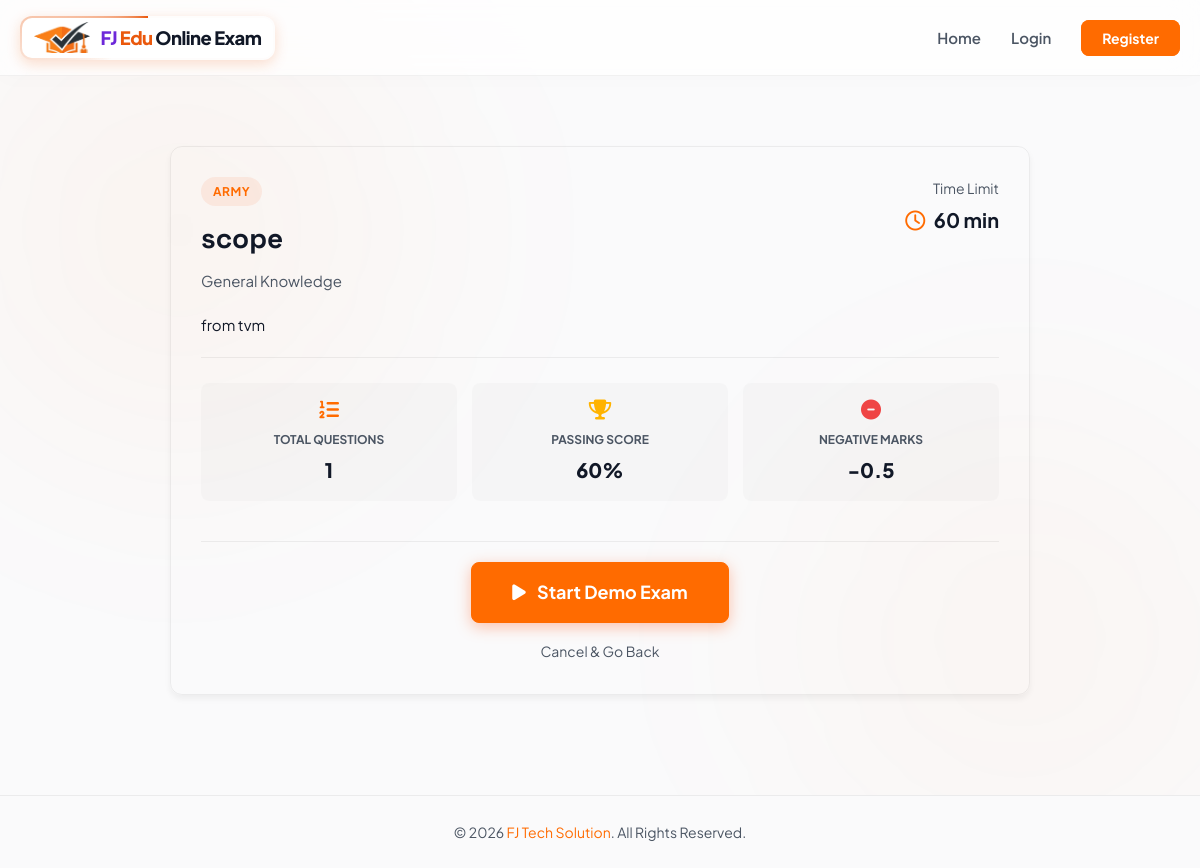
Page /quiz/1/demo/overview/ on the committed database.
### quiz/models.py (models this page shows, shortened)
class Quiz(models.Model):
    title = models.CharField(max_length=255)
    description = models.TextField(blank=True, help_text="Short description of the quiz")
    category = models.ForeignKey(Category, on_delete=models.SET_NULL, null=True, blank=True, related_name='quizzes')
    subject = models.ForeignKey(Subject, on_delete=models.SET_NULL, null=True, blank=True, related_name='quizzes')
    academic_year = models.CharField(max_length=50, default="2025-2026", blank=True, null=True)
    unit = models.CharField(max_length=50, default="Unit 1", blank=True, null=True)
    difficulty = models.CharField(max_length=50, choices=[('Easy', 'Easy'), ('Medium', 'Medium'), ('Hard', 'Hard')], default='Medium')
    duration = models.PositiveIntegerField(default=60, help_text="Time limit in minutes")
    passing_score = models.PositiveIntegerField(default=60, help_text="Passing score percentage (0-100)")
    negative_marking = models.BooleanField(default=False, help_text="Enable negative marking for this quiz")
    negative_marks_per_question = models.FloatField(default=0.0, help_text="Marks deducted for each incorrect answer")
    shuffle_questions = models.BooleanField(default=False, help_text="Shuffle questions order for each attempt")
    shuffle_options = models.BooleanField(default=False, help_text="Shuffle choices/options for each question")
    max_attempts = models.PositiveIntegerField(default=1, help_text="Maximum allowed attempts per student")
    start_date = models.DateTimeField(null=True, blank=True, help_text="Quiz availability start date")
    end_date = models.DateTimeField(null=True, blank=True, help_text="Quiz availability end date/deadline")
    deadline = models.DateTimeField(null=True, blank=True, help_text="Backwards compatible deadline datetime")
    status = models.CharField(max_length=50, choices=[('Draft', 'Draft'), ('Published', 'Published'), ('Archived', 'Archived')], default='Draft')
    created_by = models.ForeignKey(User, on_delete=models.CASCADE, related_name='quizzes_created', null=True, blank=True)
    created_at = models.DateTimeField(auto_now_add=True)
    class Meta:
        verbose_name_plural = "Quizzes"
        ordering = ['-created_at']
    @property
    def time_limit(self):
        return self.duration * 60

class Category(models.Model):
    name = models.CharField(max_length=255)
    description = models.TextField(blank=True)
    icon = models.CharField(max_length=100, default='fa-graduation-cap', help_text="FontAwesome icon class name")
    class Meta:
        verbose_name_plural = "Categories"
        ordering = ['name']

### quiz/views.py (the view)
# urls.py: path('quiz/<int:quiz_id>/demo/overview/', views.demo_overview, name='demo_overview'),
def demo_overview(request, quiz_id):
    quiz = get_object_or_404(Quiz, id=quiz_id)
    sections = quiz.sections.all()
    general_questions = quiz.questions.filter(section__isnull=True).count()
    total_questions = quiz.questions.count()
    context = {
        'quiz': quiz,
        'sections': sections,
        'general_questions_count': general_questions,
        'total_questions': total_questions,
        'is_demo': True,
    }
    return render(request, 'quiz/overview.html', context)

### quiz/templates/quiz/overview.html (shortened to what this page needs)
{% extends 'quiz/base.html' %}
{% load static %}
{% block content %}
<div class="container" style="max-width: 900px; margin-top: 40px; margin-bottom: 60px;">
    <div style="background-color: var(--card-bg); border: 1px solid var(--border-color); border-radius: 12px; padding: 30px; box-shadow: 0 4px 6px rgba(0,0,0,0.05); margin-bottom: 30px;">
        <div style="display: flex; justify-content: space-between; align-items: flex-start; margin-bottom: 20px;">
            <div>
                <span class="badge" style="background-color: rgba(255, 107, 53, 0.1); color: var(--primary-orange); padding: 5px 12px; border-radius: 20px; font-size: 12px; font-weight: 700; text-transform: uppercase; letter-spacing: 0.5px; margin-bottom: 10px; display: inline-block;">
                    {{ quiz.category.name|default:"General" }}
                </span>
                <h1 style="font-size: 28px; font-weight: 800; color: var(--text-dark); margin: 0;">{{ quiz.title }}</h1>
                <p style="color: var(--text-muted); font-size: 15px; margin-top: 8px; margin-bottom: 0;">{{ quiz.subject.name|default:"General Knowledge" }}</p>
            </div>
            <div style="text-align: right;">
                <div style="font-size: 14px; color: var(--text-muted); margin-bottom: 5px;">Time Limit</div>
                <div style="font-size: 20px; font-weight: 700; color: var(--text-dark);">
                    <i class="fa-regular fa-clock" style="color: var(--primary-orange); margin-right: 5px;"></i> {{ quiz.duration }} min
                </div>
            </div>
        </div>
        {% if quiz.description %}
        <p style="color: var(--text-light); font-size: 15px; line-height: 1.6; margin-bottom: 25px; padding-bottom: 20px; border-bottom: 1px solid var(--border-color);">
            {{ quiz.description }}
        </p>
        {% endif %}
        <div style="display: grid; grid-template-columns: repeat(3, 1fr); gap: 15px; margin-bottom: 30px;">
            <div style="background-color: rgba(0,0,0,0.02); border-radius: 8px; padding: 15px; text-align: center;">
                <i class="fa-solid fa-list-ol" style="color: var(--primary-orange); font-size: 20px; margin-bottom: 10px;"></i>
                <div style="font-size: 12px; color: var(--text-muted); text-transform: uppercase; font-weight: 700;">Total Questions</div>
                <div style="font-size: 20px; font-weight: 800; color: var(--text-dark); margin-top: 5px;">{{ total_questions }}</div>
            </div>
            <div style="background-color: rgba(0,0,0,0.02); border-radius: 8px; padding: 15px; text-align: center;">
                <i class="fa-solid fa-trophy" style="color: #FFB300; font-size: 20px; margin-bottom: 10px;"></i>
                <div style="font-size: 12px; color: var(--text-muted); text-transform: uppercase; font-weight: 700;">Passing Score</div>
                <div style="font-size: 20px; font-weight: 800; color: var(--text-dark); margin-top: 5px;">{{ quiz.passing_score }}%</div>
            </div>
            <div style="background-color: rgba(0,0,0,0.02); border-radius: 8px; padding: 15px; text-align: center;">
                <i class="fa-solid fa-minus-circle" style="color: var(--danger-red); font-size: 20px; margin-bottom: 10px;"></i>
                <div style="font-size: 12px; color: var(--text-muted); text-transform: uppercase; font-weight: 700;">Negative Marks</div>
                <div style="font-size: 20px; font-weight: 800; color: var(--text-dark); margin-top: 5px;">{% if quiz.negative_marking %}-{{ quiz.negative_marks_per_question }}{% else %}None{% endif %}</div>
            </div>
        </div>
        <div style="text-align: center; margin-top: 40px; padding-top: 20px; border-top: 1px solid var(--border-color);">
            {% if is_demo %}
            <a href="{% url 'quiz:play_demo' quiz.id %}" class="btn btn-primary" style="font-size: 18px; padding: 15px 40px; font-weight: 700; box-shadow: 0 4px 15px rgba(255, 107, 53, 0.4);">
                <i class="fa-solid fa-play" style="margin-right: 8px;"></i> Start Demo Exam
            </a>
            {% else %}
            <a href="{% url 'quiz:play' quiz.id %}" class="btn btn-primary" style="font-size: 18px; padding: 15px 40px; font-weight: 700; box-shadow: 0 4px 15px rgba(255, 107, 53, 0.4);">
                <i class="fa-solid fa-play" style="margin-right: 8px;"></i> Start Exam
            </a>
            {% endif %}
            <div style="margin-top: 15px;">
                <a href="javascript:history.back()" style="color: var(--text-muted); font-size: 14px; text-decoration: none;">
                    Cancel & Go Back
                </a>
            </div>
        </div>
    </div>
</div>
{% endblock %}

### quiz/static/quiz/css/style.css (style rules this page uses)
:root { --bg-main: #FAFAFB; --bg-surface: rgba(255, 255, 255, 0.75); --bg-card-hover: rgba(255, 255, 255, 0.9); --primary-orange: #FF6B00; --primary-orange-hover: #E35F00; --primary-orange-glow: rgba(255, 107, 0, 0.18); --border-color: rgba(0, 0, 0, 0.06); --border-color-active: rgba(255, 107, 0, 0.5); --text-white: #111827; --text-muted: #4B5563; --success-green: #10B981; --danger-red: #EF4444; --font-family: 'Plus Jakarta Sans', sans-serif; --font-heading: 'Space Grotesk', sans-serif; --transition-speed: 0.3s; --glass-blur: 16px; }
* { margin: 0; padding: 0; box-sizing: border-box; }
body { background-color: var(--bg-main); color: var(--text-white); font-family: var(--font-family); line-height: 1.6; min-height: 100vh; display: flex; flex-direction: column; overflow-x: hidden; position: relative; }
body::before { content: ""; position: fixed; top: -15%; left: -15%; width: 60vw; height: 60vw; background: radial-gradient(circle, rgba(255, 107, 0, 0.05) 0%, transparent 70%); filter: blur(80px); z-index: -1; pointer-events: none; }
body::after { content: ""; position: fixed; bottom: -15%; right: -15%; width: 60vw; height: 60vw; background: radial-gradient(circle, rgba(255, 107, 0, 0.04) 0%, transparent 70%); filter: blur(80px); z-index: -1; pointer-events: none; }
h1, h2, h3, h4, h5, h6 { font-family: var(--font-heading); font-weight: 700; }
.container { width: 100%; max-width: 1200px; margin: 0 auto; padding: 0 20px; }
.btn { display: inline-block; padding: 12px 28px; font-size: 16px; font-weight: 600; border-radius: 8px; text-decoration: none; text-align: center; cursor: pointer; transition: all var(--transition-speed); border: 1px solid transparent; }
.btn-primary { background: var(--primary-orange); color: #FFFFFF; border-color: var(--primary-orange); }
.badge { display: inline-block; padding: 3px 8px; border-radius: 4px; font-size: 11px; font-weight: 700; text-transform: uppercase; }

### rows in the picture
Quiz: category.name "ARMY", title "scope", subject.name "General Knowledge", duration "60", description "from tvm", passing_score "60", negative_marks_per_question "0.5"

### other values in the picture
{{ total_questions }} "1"
